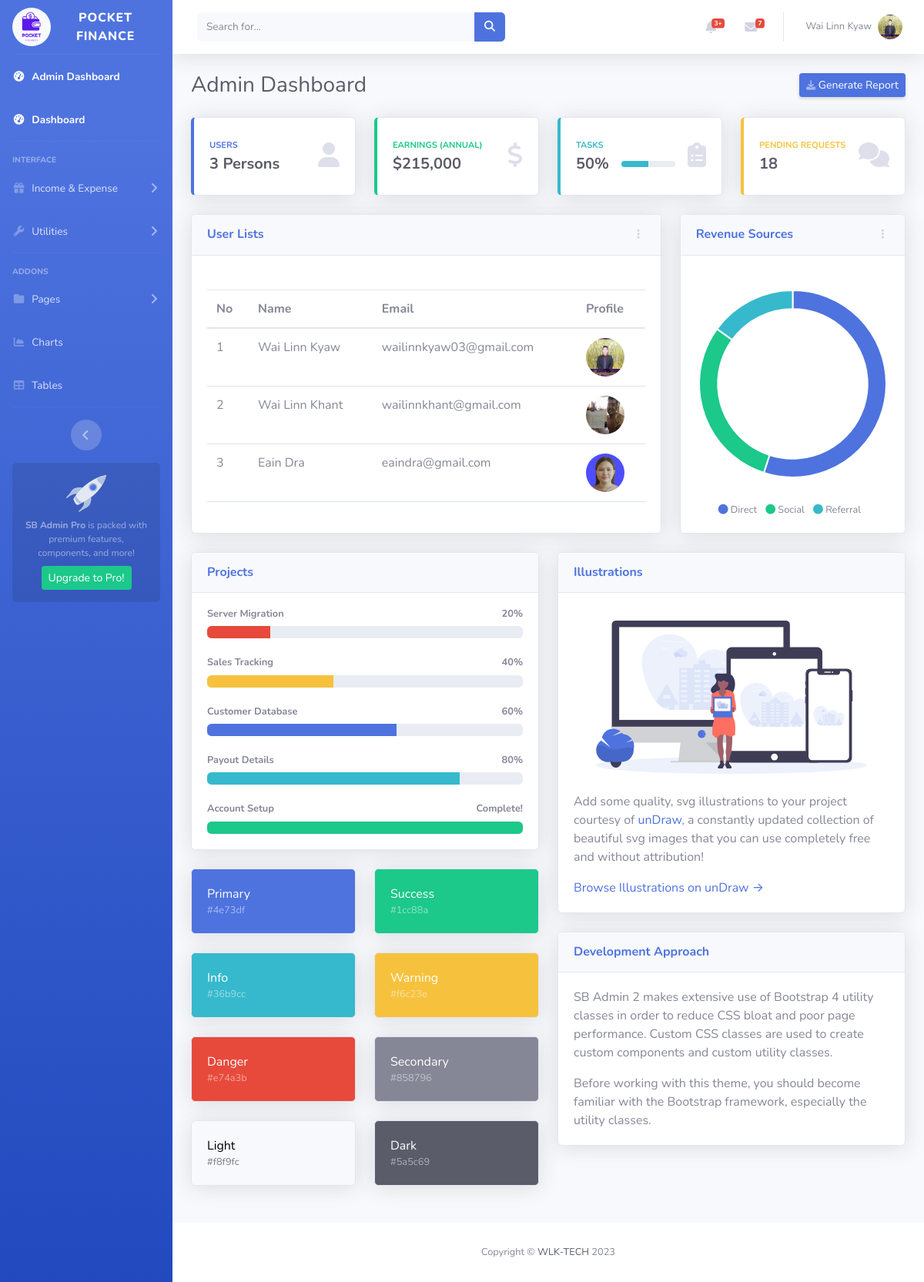
The app's page /index.php?page=admindashboard (signed in) with its own data.
### tables this page shows
CREATE TABLE `users` (
  `id` int(11) NOT NULL,
  `name` varchar(255) DEFAULT NULL,
  `email` varchar(255) DEFAULT NULL,
  `password` varchar(255) DEFAULT NULL,
  `profile` varchar(255) DEFAULT '1.png',
  `status` tinyint(4) NOT NULL DEFAULT 0,
  `role_id` int(11) NOT NULL DEFAULT 2,
  `created_at` timestamp NOT NULL DEFAULT current_timestamp(),
  `updated_at` timestamp NOT NULL DEFAULT current_timestamp()
);

### views/frontend/admindashboard.php (the view, shortened to what the rows shown need)
<div class="container-fluid">
<div class="d-sm-flex align-items-center justify-content-between mb-4">
    <h1 class="h3 mb-0 text-gray-800">Admin Dashboard</h1>
</div>
<div class="row">
    <div class="col-xl-8 col-lg-7">
        <div class="card shadow mb-4">
            <div class="card-body">
                <div class="chart-bar pt-4 pb-2" style="overflow:auto;">
                    <table class="table table-hovered">
                        <thead>
                            <tr>
                                <th>No</th>
                                <th>Name</th>
                                <th>Email</th>
                                <th>Profile</th>
                            </tr>
                        </thead>
                        <tbody>
                            <?php
                            $no = 1;
                            foreach($users as $user): ?>
                            <tr>
                                <td><?= $no++ ?></td>
                                <td><?= $user['name'] ?></td>
                                <td><?= $user['email'] ?></td>
                                <td><img src="./assets/profiles/<?= $user['profile'] ?>" width="50px" height="50px" alt="" class="rounded-circle"></td>
                            </tr>
                            <?php endforeach ?>
                        </tbody>
                    </table>
                </div>
            </div>
        </div>
    </div>
</div>
</div>

### views/frontend/layouts/nav.php (shortened to what the rows shown need)
<div id="content-wrapper" class="d-flex flex-column">
    <div id="content">
        <nav class="navbar navbar-expand navbar-light bg-white topbar mb-4 static-top shadow">
            <ul class="navbar-nav ml-auto">
                <li class="nav-item dropdown no-arrow">
                    <?php
                    $id = $_SESSION['auth']['id'];
                    $user = $query->get("users", "*", null, "id = $id");
                    ?>
                    <a class="nav-link dropdown-toggle" href="#" id="userDropdown" role="button"
                        data-toggle="dropdown" aria-haspopup="true" aria-expanded="false">
                        <span class="mr-2 d-none d-lg-inline text-gray-600 small"><?= $user['name'] ?></span>
                        <img class="img-profile rounded-circle"
                            src="./assets/profiles/<?= $user['profile'] ?>">
                    </a>
                </li>
            </ul>
        </nav>

### records on screen
users: name "Wai Linn Kyaw", profile (picture), email "wailinnkyaw03@gmail.com"
users: name "Wai Linn Khant", email "wailinnkhant@gmail.com", profile (picture)
users: name "Eain Dra", email "eaindra@gmail.com", profile (picture)

### other values on screen
count($users) "3"
